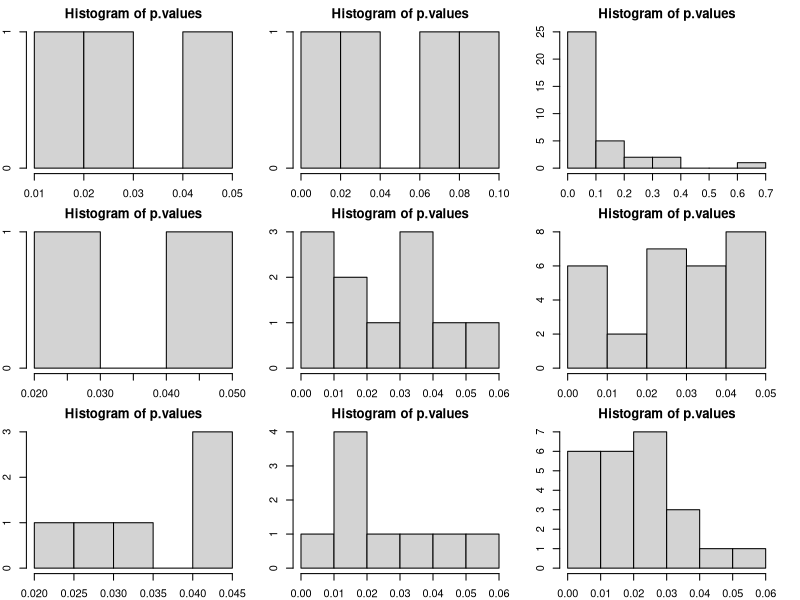

Generate this figure with R:
generate_data = function(n, p) {
  covariates = matrix(rnorm(n*p, 0, 1), n, p)
  responses = rnorm(n, 0, 1)
  return(list(covariates = covariates, responses = responses))
}

model_select = function(covariates, responses, cutoff) {
  lin.reg = lm(responses ~ covariates)
  all.p.vals = (summary(lin.reg)$coefficients)[-1, 4]
  ret.idx = which(all.p.vals <= cutoff)
  if (length(ret.idx) == 0) return(c())
  lin.reg2 = lm(responses ~ covariates[, ret.idx])
  new.p.vals = (summary(lin.reg2)$coefficients)[-1, 4]
  return(new.p.vals)
}

run_simulation = function(n_trials, n, p, cutoff) {
  p.values = c()
  for (i in 1:n_trials) {
    dat = generate_data(n, p)
    cov = dat$covariates
    res = dat$responses
    p.values = c(p.values, model_select(cov, res, cutoff))
  }
  hist(p.values)
}

par(mfrow=c(3, 3), mar=c(2, 2, 2, 2))
for (i in c(100, 1000, 10000)) {
  for (j in c(10, 20, 50)) {
    run_simulation(10, i, j, cutoff = 0.05)
  }
}


